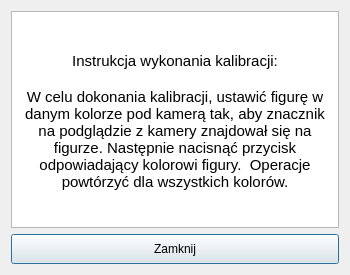
<?xml version="1.0" encoding="UTF-8"?>
<ui version="4.0">
 <class>Dialog</class>
 <widget class="QDialog" name="Dialog">
  <property name="geometry">
   <rect>
    <x>0</x>
    <y>0</y>
    <width>350</width>
    <height>275</height>
   </rect>
  </property>
  <property name="minimumSize">
   <size>
    <width>350</width>
    <height>275</height>
   </size>
  </property>
  <property name="windowTitle">
   <string>Instrukcja</string>
  </property>
  <layout class="QGridLayout" name="gridLayout_2">
   <item row="0" column="0">
    <layout class="QGridLayout" name="gridLayout">
     <item row="1" column="0">
      <widget class="QPushButton" name="close_push_button">
       <property name="minimumSize">
        <size>
         <width>0</width>
         <height>30</height>
        </size>
       </property>
       <property name="text">
        <string>Zamknij</string>
       </property>
      </widget>
     </item>
     <item row="0" column="0">
      <widget class="QTextEdit" name="text_edit">
       <property name="html">
        <string>&lt;!DOCTYPE HTML PUBLIC &quot;-//W3C//DTD HTML 4.0//EN&quot; &quot;http://www.w3.org/TR/REC-html40/strict.dtd&quot;&gt;
&lt;html&gt;&lt;head&gt;&lt;meta name=&quot;qrichtext&quot; content=&quot;1&quot; /&gt;&lt;style type=&quot;text/css&quot;&gt;
p, li { white-space: pre-wrap; }
&lt;/style&gt;&lt;/head&gt;&lt;body style=&quot; font-family:'Ubuntu'; font-size:11pt; font-weight:400; font-style:normal;&quot;&gt;
&lt;p align=&quot;center&quot; style=&quot;-qt-paragraph-type:empty; margin-top:0px; margin-bottom:0px; margin-left:0px; margin-right:0px; -qt-block-indent:0; text-indent:0px;&quot;&gt;&lt;br /&gt;&lt;/p&gt;
&lt;p align=&quot;center&quot; style=&quot;-qt-paragraph-type:empty; margin-top:0px; margin-bottom:0px; margin-left:0px; margin-right:0px; -qt-block-indent:0; text-indent:0px;&quot;&gt;&lt;br /&gt;&lt;/p&gt;
&lt;p align=&quot;center&quot; style=&quot; margin-top:0px; margin-bottom:0px; margin-left:0px; margin-right:0px; -qt-block-indent:0; text-indent:0px;&quot;&gt;Instrukcja wykonania kalibracji:&lt;/p&gt;
&lt;p align=&quot;center&quot; style=&quot;-qt-paragraph-type:empty; margin-top:0px; margin-bottom:0px; margin-left:0px; margin-right:0px; -qt-block-indent:0; text-indent:0px;&quot;&gt;&lt;br /&gt;&lt;/p&gt;
&lt;p align=&quot;center&quot; style=&quot; margin-top:0px; margin-bottom:0px; margin-left:0px; margin-right:0px; -qt-block-indent:0; text-indent:0px;&quot;&gt;W celu dokonania kalibracji, ustawić figurę w danym kolorze pod kamerą tak, aby znacznik na podglądzie z kamery znajdował się na figurze. Następnie nacisnąć przycisk odpowiadający kolorowi figury.  Operacje powtórzyć dla wszystkich kolorów.&lt;/p&gt;&lt;/body&gt;&lt;/html&gt;</string>
       </property>
      </widget>
     </item>
    </layout>
   </item>
  </layout>
 </widget>
 <resources/>
 <connections/>
</ui>
